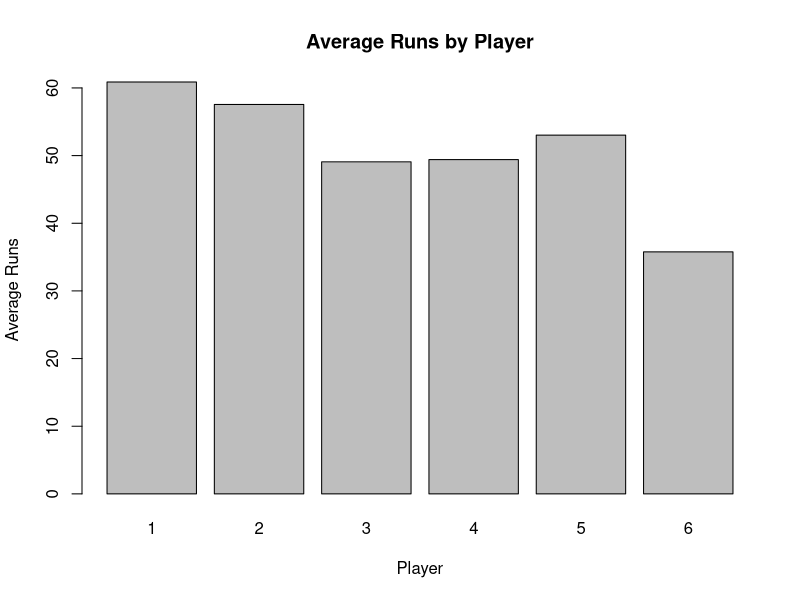
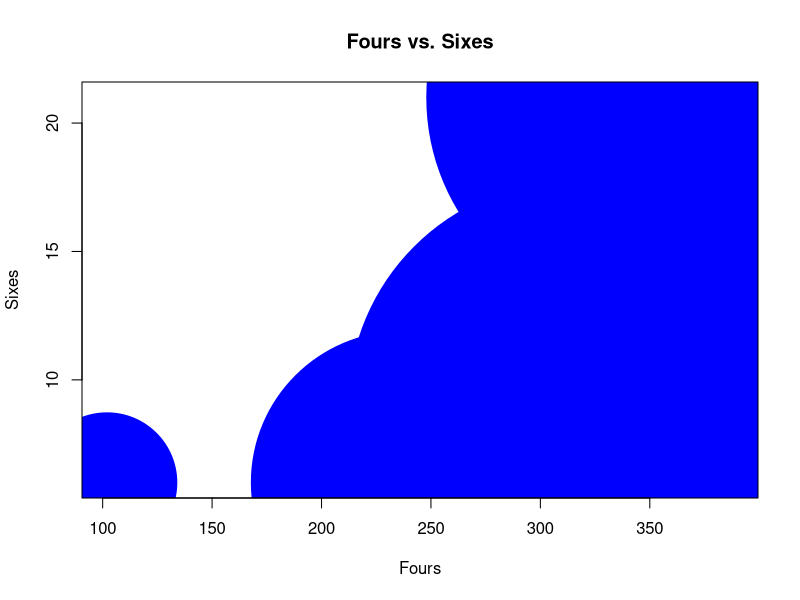
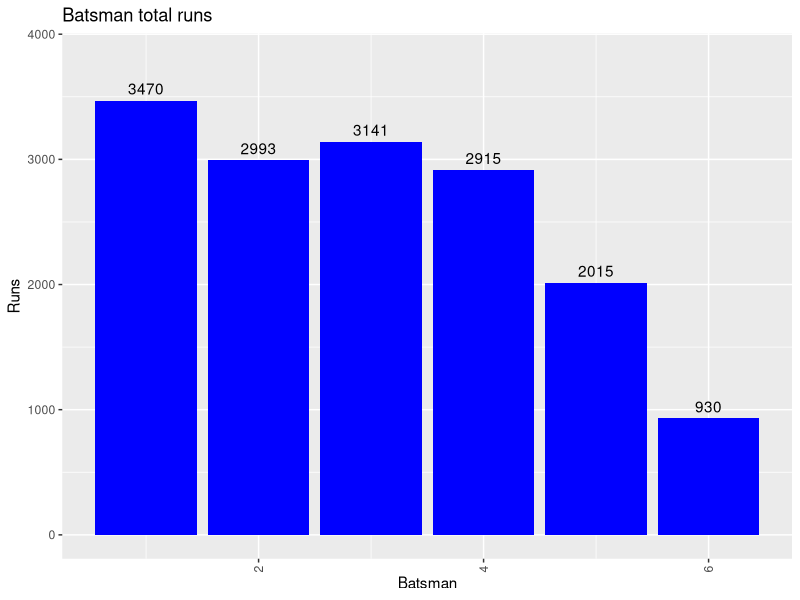
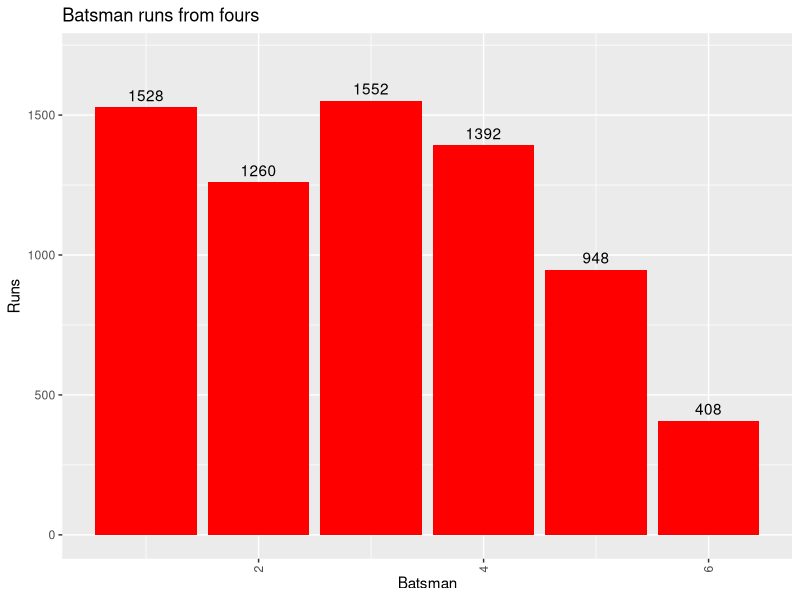
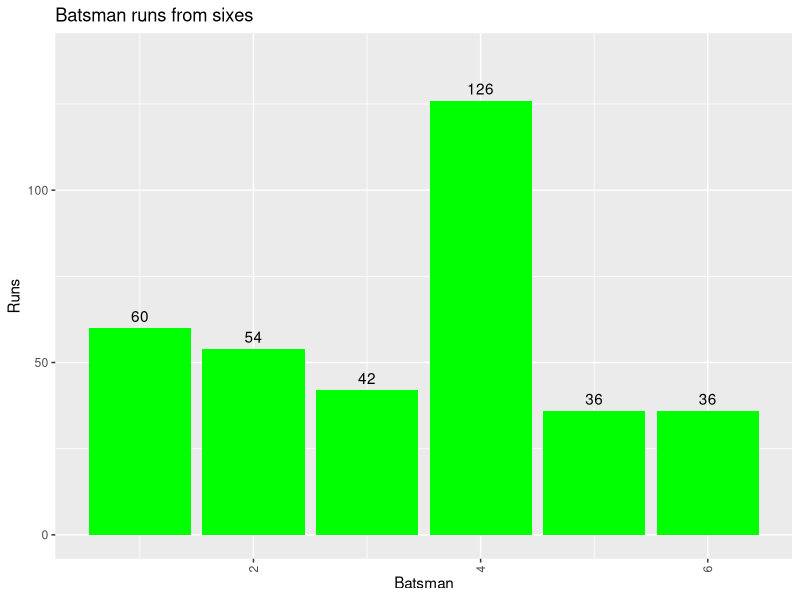
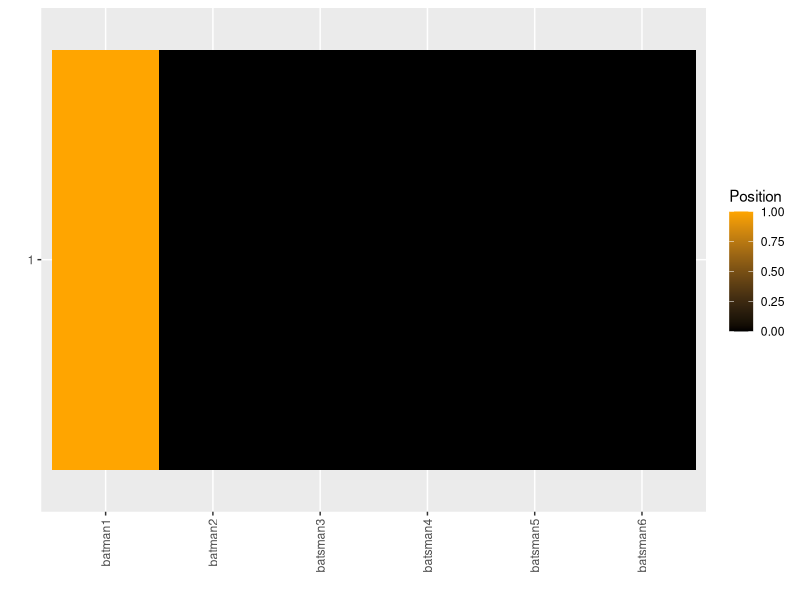
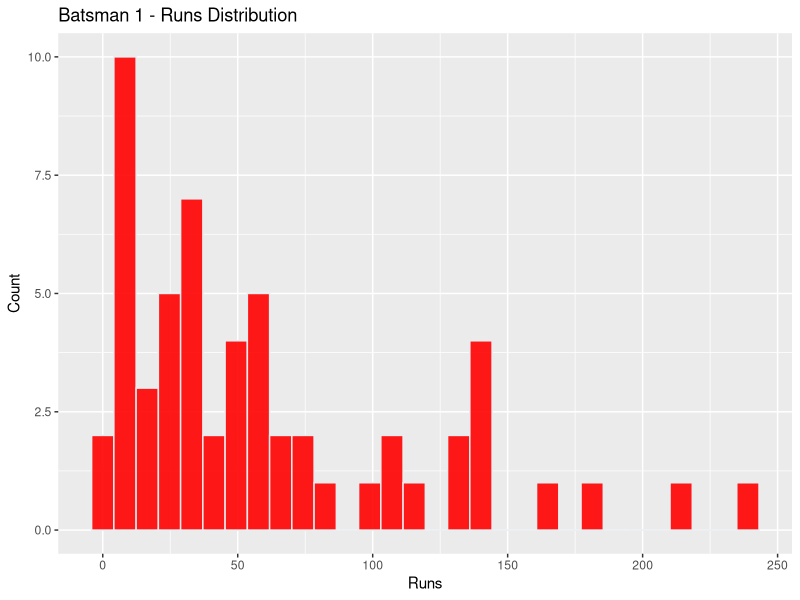
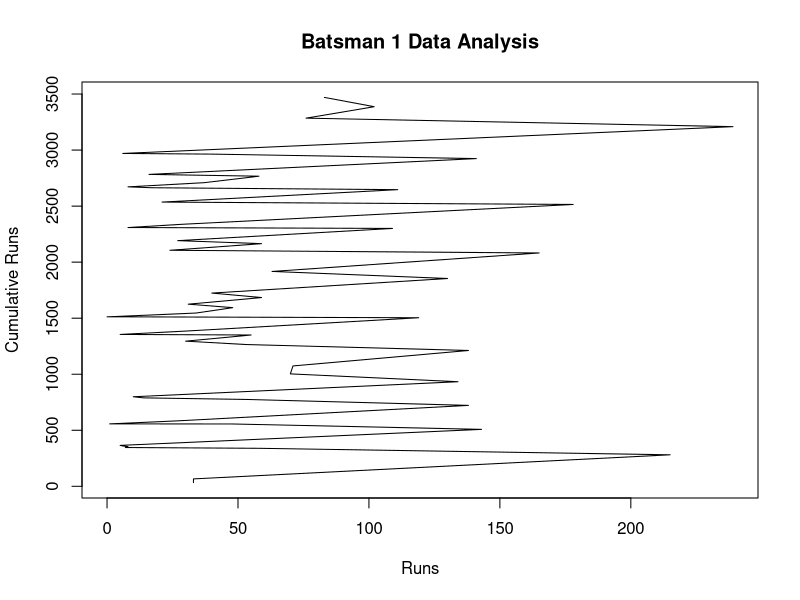

These figures' R source, in order:
# read the CSV file and store it in a data frame called "data"
data <- read.csv("dataset1_test.csv", header = TRUE)

# allocate the data to a variable called "matches"
matches <- data
Records= data.frame(matches
                    )
# print the first few rows of the data frame to verify that it was read correctly
head(matches)

# read the CSV file and store it in a data frame called "data"
data <- read.csv("dataset1_test.csv", header = TRUE)

# allocate the data to a variable called "matches"
matches <- data

# print the first few rows of the data frame to verify that it was read correctly
head(matches)

data <- read.csv("dataset1_test.csv", header = TRUE)
nrow(data) # check the number of rows in the data frame
sum(is.na(data$Batsman)) # check the number of missing values in the Batsman column
sum(is.na(data$Runs)) # check the number of missing values in the Runs column
sum(is.na(data$Batsman)) # check the number of missing values in the Batsman column
sum(is.na(data$Runs)) # check the number of missing values in the Runs column
# repeat for all other columns
str(data$Batsman) # check the data type of the Batsman column
str(data$Runs) # check the data type of the Runs column
# repeat for all other columns
any(duplicated(data)) # check if there are any duplicate rows in the data frame
# repeat for all other columns

data <- read.csv("dataset1_test.csv")

# print the column names
colnames(data)

# read the dataset
data <- read.csv("dataset1_test.csv", header = TRUE)

# split the records by player name
player_records <- split(data, data$Batsman)

batsman1 <- Records[Records$Batsman == 1,]
batsman2 <- Records[Records$Batsman == 2,]
batsman3 <- Records[Records$Batsman == 3,]
batsman4 <- Records[Records$Batsman == 4,]
batsman5 <- Records[Records$Batsman == 5,]
batsman6 <- Records[Records$Batsman == 6,]

# read the dataset
data <- read.csv("dataset1_test.csv", header = TRUE)

# calculate the average runs by player
avg_runs <- aggregate(Runs ~ Batsman, data, mean)

# print the average runs for each player
print(avg_runs)

# read the dataset
data <- read.csv("dataset1_test.csv", header = TRUE)

# calculate the average runs by player
avg_runs <- aggregate(Runs ~ Batsman, data, mean)

# plot a bar graph of the average runs for each player
barplot(avg_runs$Runs, names.arg = avg_runs$Batsman, xlab = "Player", ylab = "Average Runs", main = "Average Runs by Player")

# read the dataset
data <- read.csv("dataset1_test.csv", header = TRUE)

# calculate the total runs, fours, and sixes for each batsman
batsman_stats <- aggregate(cbind(Runs, fours, sixes) ~ Batsman, data, sum)

# create a scatter plot of fours vs. sixes with size representing total runs
plot(batsman_stats$fours, batsman_stats$sixes, xlab = "Fours", ylab = "Sixes", main = "Fours vs. Sixes",
     cex = batsman_stats$Runs/50, col = "blue", pch = 19)

# Calculate runs from fours and sixes
batsman_stats$Runs_from_fours <- batsman_stats$fours * 4
batsman_stats$Runs_from_sixes <- batsman_stats$sixes * 6

# Plot the results in separate bar graphs
library(ggplot2)

# Plot for total runs
ggplot(batsman_stats, aes(x = Batsman, y = Runs)) +
  geom_bar(stat = "identity", fill = "blue") +
  geom_text(aes(label = Runs), vjust = -0.5) +
  ggtitle("Batsman total runs") +
  xlab("Batsman") + ylab("Runs") +
  scale_y_continuous(limits = c(0, max(batsman_stats$Runs) * 1.1)) +
  theme(axis.text.x = element_text(angle = 90, hjust = 1, vjust = 0.5))

# Plot for runs from fours
ggplot(batsman_stats, aes(x = Batsman, y = Runs_from_fours)) +
  geom_bar(stat = "identity", fill = "red") +
  geom_text(aes(label = Runs_from_fours), vjust = -0.5) +
  ggtitle("Batsman runs from fours") +
  xlab("Batsman") + ylab("Runs") +
  scale_y_continuous(limits = c(0, max(batsman_stats$Runs_from_fours) * 1.1)) +
  theme(axis.text.x = element_text(angle = 90, hjust = 1, vjust = 0.5))

# Plot for runs from sixes
ggplot(batsman_stats, aes(x = Batsman, y = Runs_from_sixes)) +
  geom_bar(stat = "identity", fill = "green") +
  geom_text(aes(label = Runs_from_sixes), vjust = -0.5) +
  ggtitle("Batsman runs from sixes") +
  xlab("Batsman") + ylab("Runs") +
  scale_y_continuous(limits = c(0, max(batsman_stats$Runs_from_sixes) * 1.1)) +
  theme(axis.text.x = element_text(angle = 90, hjust = 1, vjust = 0.5))

# Load the necessary packages
library(ggplot2)

# Create a data frame with the data
bat_positions <- data.frame(
  batsman = c("batman1", "batman2", "batsman3", "batsman4", "batsman5", "batsman6"),
  position1 = c(1, 0, 0, 0, 0, 0),
  position2 = c(0, 1, 0, 0, 0, 0),
  position3 = c(0, 0, 1, 0, 0, 0),
  position4 = c(0, 0, 0, 1, 0, 0),
  position5 = c(0, 0, 0, 0, 1, 0),
  position6 = c(0, 0, 0, 0, 0, 1)
)

# Create the heatmap using ggplot2
ggplot(data = bat_positions, aes(x = batsman, y = factor(1), fill = position1)) +
  geom_tile() +
  scale_fill_gradient(low = "black", high = "orange") +
  theme(axis.text.x = element_text(angle = 90, vjust = 0.5, hjust=1)) +
  xlab("") + ylab("") +
  labs(fill = "Position")

# Load required library
library(ggplot2)

# Calculate basic statistics
runs_mean <- mean(batsman1$Runs)
runs_median <- median(batsman1$Runs)
runs_min <- min(batsman1$Runs)
runs_max <- max(batsman1$Runs)

# Print the statistics
cat(sprintf("Batsman 1 Statistics:\nMean Runs: %.2f\nMedian Runs: %d\nMinimum Runs: %d\nMaximum Runs: %d\n", runs_mean, runs_median, runs_min, runs_max))

# Plot the distribution of runs
ggplot(batsman1, aes(x=Runs)) + 
  geom_histogram(fill="red", color="#e9ecef", alpha=0.9) +
  labs(title="Batsman 1 - Runs Distribution", x="Runs", y="Count")

# Subset the data for batsman 1
batsman1 <- Records[Records$Batsman == 1, ]

# Calculate cumulative sum of runs
batsman1$CumulativeRuns <- cumsum(batsman1$Runs)

# Plot a line graph with Runs on x-axis and Cumulative Runs on y-axis
plot(batsman1$Runs, batsman1$CumulativeRuns, type = "l", xlab = "Runs", ylab = "Cumulative Runs")

# Add a title to the plot
title(main = "Batsman 1 Data Analysis")

# Subset the data for batsman 1
batsman1 <- subset(Records, Batsman == 1)

# Calculate the total runs by batsman 1 in each match
total_runs <- aggregate(Runs ~ Inns, data = batsman1, sum)

# Calculate the number of matches played by batsman 1
num_matches <- length(unique(batsman1$Innings))

# Calculate the average run per match by batsman 1
avg_run_per_match <- sum(total_runs$Runs) / num_matches

# Print the result
cat("Average run per match by Batsman 1:", round(avg_run_per_match, 2))

# filter records for Batsman 1
batsman1_records <- subset(Records, Batsman == 1)

# calculate total runs scored by Batsman 1
batsman1_runs <- sum(batsman1_records$Runs)

# print the total runs scored by Batsman 1
cat("Batsman 1 total runs:", batsman1_runs)

# Subset the data to include only records of Batsman 1
batsman1 <- subset(Records, Batsman == 1)

# Calculate the average runs of Batsman 1
avg_runs <- mean(batsman1$Runs)

# Print the result
cat("The average runs of Batsman 1 is:", avg_runs)

# Subset the records for Batman 1
batsman1 <- Records[Records$Batsman == 1, ]

# Find the total runs scored by Batman 1
total_runs <- sum(batsman1$Runs)

# Print the total runs scored by Batman 1
cat("Total runs scored by Batman 1: ", total_runs, "\n")

# Read the dataset into a data frame
Records <- data.frame(matches)

# Read the dataset
data <- read.csv("dataset1_test.csv")

# Filter the data for batsman 1
batsman1 <- subset(data, Batsman == "Batman1")

# Calculate the average runs of batsman1
avg_runs <- mean(batsman1$Runs)

# Print the average runs of batsman1
cat("Average runs of Batman1: ", round(avg_runs,2))

# Filter the data for batsman 1
batsman1 <- subset(Records, Batsman == 1)

# Calculate the cumulative runs and matches for each match played by batsman 1
batsman1$CumulativeRuns <- cumsum(batsman1$Runs)
batsman1$MatchesPlayed <- 1:nrow(batsman1)

# Calculate the average runs per match for batsman 1
batsman1$AverageRunsPerMatch <- batsman1$CumulativeRuns / batsman1$MatchesPlayed

# Plot the runs and average runs per match for batsman 1
plot(batsman1$MatchesPlayed, batsman1$CumulativeRuns, type = "l", col = "blue", xlab = "Matches Played", ylab = "Runs Scored", main = "Runs Scored by Batsman 1")
lines(batsman1$MatchesPlayed, batsman1$AverageRunsPerMatch, type = "l", col = "red")
legend("topleft", legend = c("Runs Scored", "Average Runs per Match"), col = c("blue", "red"), lty = 1)

# Calculate total runs from boundaries and singles
total_runs_boundary <- sum(Records$fours*4) + sum(Records$sixes*6)
total_runs_singles <- sum(Records$Runs) - total_runs_boundary

# Create a data frame for pie chart
runs_data <- data.frame(Run_type = c("4s", "6s", "Singles"),
                        Runs = c(sum(Records$fours*4), sum(Records$sixes*6), total_runs_singles))

# create a vector with the number of runs scored in each category
runs <- c(fours = 100, sixes = 200, singles = 400)

# calculate the percentage for each category
percentages <- round(100 * runs / sum(runs), 1)

# create the pie chart
pie(runs, labels = paste0(names(runs), ": ", percentages, "%"), col = c("orange", "red", "green"), main = "Runs Scored", clockwise = TRUE)

# subset the dataset to include only records of Batman 1
batsman1 <- Records[Records$Batsman == 1,]

# count the number of occurrences of each type of dismissal for Batman 1
dismissal_counts <- table(batsman1$Dismissal)

# extract counts for specific types of dismissal
lbw_count <- dismissal_counts['lbw']
bowled_count <- dismissal_counts['bowled']
run_out_count <- dismissal_counts['run out']
caught_count <- dismissal_counts['caught']
stumped_count <- dismissal_counts['stumped']
not_out_count <- dismissal_counts['not out']

# read the dataset
data <- read.csv("dataset1_test.csv")

# subset the data for batsman 1
batsman1 <- subset(data, Batsman == "Batsman1")

# get unique positions
positions <- unique(batsman1$Position)

# loop through each position and each batsman at that position
for(pos in positions){
  # subset the data for the current position
  pos_data <- subset(batsman1, Position == pos)
  # get unique batsmen at this position
  batsmen <- unique(pos_data$Batsman)
  # loop through each batsman and get the average runs scored
  for(batsman in batsmen){
    # subset the data for the current batsman
    batsman_data <- subset(pos_data, Batsman == batsman)
    # calculate the average runs scored
    avg_runs <- mean(batsman_data$Runs)
    # print the result
    cat("Batsman:", batsman, "at Position:", pos, "Average Runs Scored:", round(avg_runs, 2), "\n")
  }
}
# Read the dataset into a data frame
data <- read.csv("dataset1_test.csv")

# Find the positions where each batsman played
batsman1_pos <- which(data$Batsman1 != "")
batsman2_pos <- which(data$Batsman2 != "")
batsman3_pos <- which(data$Batsman3 != "")
batsman4_pos <- which(data$Batsman4 != "")
batsman5_pos <- which(data$Batsman5 != "")
batsman6_pos <- which(data$Batsman6 != "")

# Print the positions where each batsman played
cat("Batsman1 played at positions:", batsman1_pos, "\n")
cat("Batsman2 played at positions:", batsman2_pos, "\n")
cat("Batsman3 played at positions:", batsman3_pos, "\n")
cat("Batsman4 played at positions:", batsman4_pos, "\n")
cat("Batsman5 played at positions:", batsman5_pos, "\n")
cat("Batsman6 played at positions:", batsman6_pos, "\n")

# read the dataset
dataset <- read.csv("dataset1_test.csv")

# extract unique batsmen names
batsmen <- unique(dataset$Batsman)

# loop over each batsman and find the positions played
for (i in 1:length(batsmen)) {
  current_batsman <- batsmen[i]
  positions <- unique(dataset$Position[dataset$Batsman == current_batsman])
  print(paste0("Batsman ", i, " (", current_batsman, ") played at positions: ", paste(positions, collapse=", ")))
}
# read the dataset
data <- read.csv("dataset1_test.csv")

# extract the "Position" column
position <- data$Position

# print the position data
print(position)

# Read the dataset
data <- read.csv("dataset1_test.csv")

# Calculate the strike rate of each batsman
SR <- aggregate(Runs ~ Batsman, data, function(x) {
  total_balls <- sum(data$Batsman == x)
  total_runs <- sum(data$Runs[data$Batsman == x])
  strike_rate <- (total_runs / total_balls) * 100
  return(strike_rate)
})

# Print the strike rate of each batsman
print(SR)

# subset data for Batman 1
batsman1_data <- Records[Records$Batsman == 1, ]

# count dismissals for each type
dismissals_count <- table(batsman1_data$Dismissal)

# plot pie chart
pie(dismissals_count, main = "Dismissals for Batman 1")

batman1_index <- which(Records$Batsman == 1)
batman1_position <- Records$Position[batman1_index]

# Subset the data to include only batman 1 at position 3
batsman1_pos3 <- Records[(Records$Batsman == 1) & (Records$position == 3),]

# Count the number of matches played by batman 1 at position 3
num_matches <- nrow(batsman1_pos3)

# Print the result
cat("Batman 1 played", num_matches, "matches at position 3.")

# Subset the data to include only batman 1 at position 4
batsman1_pos4 <- Records[(Records$Batsman == 1) & (Records$position == 4),]

# Count the number of matches played by batman 1 at position 4
num_matches <- nrow(batsman1_pos4)

# Print the result
cat("Batman 1 played", num_matches, "matches at position 4.")

# repeat for all other columns
any(duplicated(data)) # check if there are any duplicate rows in the data frame
# repeat for all other columns
# calculate the average strike rate for each position
avg_sr_pos3 <- mean(batsman1_pos3$Strike_Rate)
avg_sr_pos4 <- mean(batsman1_pos4$Strike_Rate)

# print the results
cat("Average Strike Rate of Batman 1 at Position 3:", round(avg_sr_pos3, 2), "\n")
cat("Average Strike Rate of Batman 1 at Position 4:", round(avg_sr_pos4, 2), "\n")

# Load required libraries
library(ggplot2)

# Read the dataset
data <- read.csv("dataset1_test.csv")

# Filter the data for the required columns
data <- subset(data, select = c(Runs, position, SR))

# Run linear regression analysis
model <- lm(Runs ~ position + SR, data = data)

# Plot a scattered diagram
ggplot(data, aes(x = position, y = Runs, color = SR)) + 
  geom_point() + 
  geom_smooth(method = "lm", se = FALSE)

# iii.	Plot the scatter plot and draw the regression.
scatter.smooth(data$Runs~ data$position)

# load the dataset
data <- read.csv("dataset1_test.csv")

# subset the data for batsman 1
batsman1_data <- subset(data, Batsman == "Batsman1")

# select the relevant columns
batsman1_subset <- batsman1_data[, c("position", "Runs","SR")]

# create a data frame with missing values
df <- data.frame(x = c(1, 2, NA, 4), y = c(3, NA, 5, 6))

# subset the data frame for non-missing values
subset_df <- subset(df, !is.na(x) & !is.na(y))

# run linear regression
lm(y ~ x, data = subset_df)

# Read the dataset
data <- read.csv("dataset1_test.csv")

# Perform linear regression on Runs vs Balls Faced
fit <- lm(Runs ~ BF, data = data)

# iii.	Plot the scatter plot and draw the regression.
scatter.smooth(data$Runs~ data$BF)


# print the fit summary
summary(fit)
